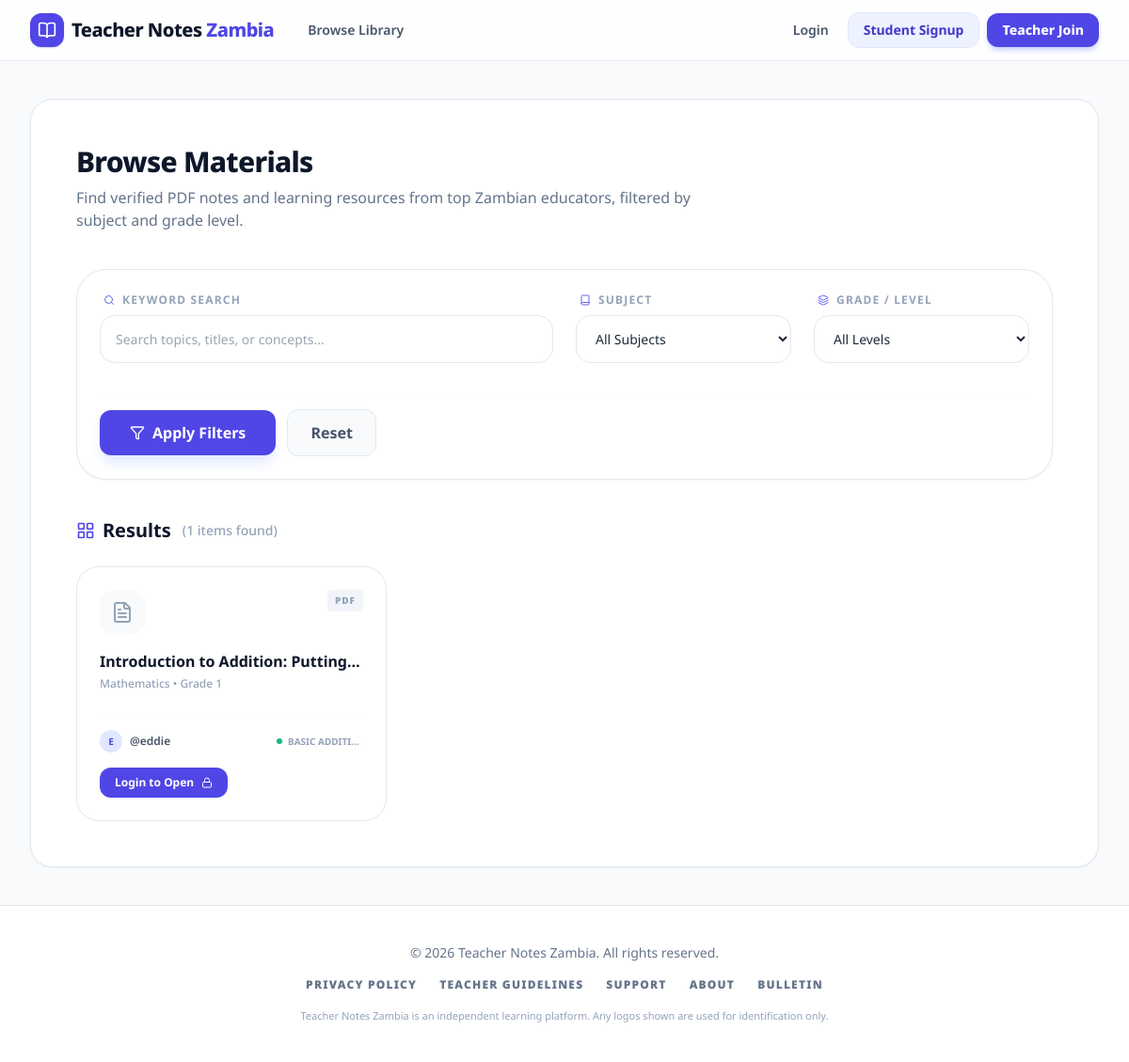
/materials/, run on the app's committed database.
### content/models.py (models this page shows, shortened)
class DocumentPost(models.Model):
    class Status(models.TextChoices):
        PENDING = "PENDING", "Pending"
        APPROVED = "APPROVED", "Approved"
        REJECTED = "REJECTED", "Rejected"
    teacher = models.ForeignKey(
        settings.AUTH_USER_MODEL,
        on_delete=models.CASCADE,
        related_name="document_posts",
    )
    title = models.CharField(max_length=200)
    subject = models.ForeignKey(Subject, on_delete=models.PROTECT)
    grade_level = models.ForeignKey(GradeLevel, on_delete=models.PROTECT)
    topic = models.CharField(max_length=200)
    pdf_file = models.FileField(
        upload_to=pdf_upload_path,
        validators=[validate_pdf_file],
    )
    external_video_url = models.URLField(blank=True, null=True)
    status = models.CharField(
        max_length=20,
        choices=Status.choices,
        default=Status.PENDING,
    )
    rejection_reason = models.TextField(blank=True)
    created_at = models.DateTimeField(auto_now_add=True)
    class Meta:
        ordering = ["-created_at"]

class Subject(models.Model):
    name = models.CharField(max_length=80, unique=True)

class GradeLevel(models.Model):
    name = models.CharField(max_length=80, unique=True)

### accounts/models.py (models this page shows, shortened)
class User(AbstractUser):
    class Role(models.TextChoices):
        TEACHER = "TEACHER", "Teacher"
        STUDENT = "STUDENT", "Student"
    role = models.CharField(max_length=20, choices=Role.choices, default=Role.STUDENT)
    phone = models.CharField(
        max_length=20,
        blank=True,
        null=True,
        validators=[
            RegexValidator(
                regex=r"^\+?\d{9,15}$",
                message="Phone number must be digits and can start with +. Example: +26097xxxxxxx",
            )
        ],
    )
    is_teacher_verified = models.BooleanField(default=False)

### content/views.py (the view)
# urls.py: path("materials/", views.browse, name="browse"),
def browse(request):
    q = (request.GET.get("q") or "").strip()
    subject_id = request.GET.get("subject") or ""
    grade_id = request.GET.get("grade") or ""
    posts = (
        DocumentPost.objects.filter(status=DocumentPost.Status.APPROVED)
        .select_related("teacher", "subject", "grade_level")
    )
    if q:
        posts = posts.filter(title__icontains=q) | posts.filter(topic__icontains=q)
    if subject_id.isdigit():
        posts = posts.filter(subject_id=int(subject_id))
    if grade_id.isdigit():
        posts = posts.filter(grade_level_id=int(grade_id))
    subjects = Subject.objects.all().order_by("name")
    grades = GradeLevel.objects.all().order_by("name")
    return render(
        request,
        "content/browse.html",
        {
            "posts": posts,
            "subjects": subjects,
            "grades": grades,
            "q": q,
            "subject_id": subject_id,
            "grade_id": grade_id,
        },
    )

### content/templates/content/browse.html (shortened to what this page needs)
{% extends "base.html" %}
{% block content %}
<div class="p-8 md:p-12 space-y-10 max-w-7xl mx-auto">
<div class="space-y-2">
<h2 class="text-3xl font-extrabold text-slate-900 tracking-tight">Browse Materials</h2>
<p class="text-slate-500 max-w-2xl">Find verified PDF notes and learning resources from top Zambian educators, filtered by subject and grade level.</p>
</div>
<div class="bg-white border border-slate-200 p-6 rounded-[2rem] shadow-sm shadow-slate-100">
    <form method="get" class="grid grid-cols-1 md:grid-cols-4 gap-6 items-end">
        <div class="space-y-2 md:col-span-2">
            <label class="text-xs font-bold text-slate-400 uppercase tracking-widest ml-1 flex items-center gap-2">
                <i data-lucide="search" class="w-3 h-3 text-indigo-500"></i>
                Keyword Search
            </label>
            <div class="relative">
                <input
                    name="q"
                    value="{{ q }}"
                    placeholder="Search topics, titles, or concepts..."
                    class="pl-4 pr-4 py-3 w-full"
                />
            </div>
        </div>
        <div class="space-y-2">
            <label class="text-xs font-bold text-slate-400 uppercase tracking-widest ml-1 flex items-center gap-2">
                <i data-lucide="book" class="w-3 h-3 text-indigo-500"></i>
                Subject
            </label>
            <select name="subject">
                <option value="">All Subjects</option>
            </select>
        </div>
        <div class="space-y-2">
            <label class="text-xs font-bold text-slate-400 uppercase tracking-widest ml-1 flex items-center gap-2">
                <i data-lucide="layers" class="w-3 h-3 text-indigo-500"></i>
                Grade / Level
            </label>
            <select name="grade">
                <option value="">All Levels</option>
            </select>
        </div>
        <div class="md:col-span-4 flex items-center gap-3 pt-4 border-t border-slate-50 mt-2">
            <button type="submit" class="px-8 py-3 bg-indigo-600 text-white rounded-xl font-bold hover:bg-indigo-700 transition-all shadow-lg shadow-indigo-100 flex items-center gap-2">
                <i data-lucide="filter" class="w-4 h-4"></i>
                Apply Filters
            </button>
            <a href="{% url 'content:browse' %}" class="px-6 py-3 bg-slate-50 text-slate-600 rounded-xl font-bold hover:bg-slate-100 transition-all border border-slate-200">
                Reset
            </a>
        </div>
    </form>
</div>
<div class="space-y-6">
    <div class="flex items-center justify-between">
        <h3 class="text-xl font-bold text-slate-900 flex items-center gap-2">
            <i data-lucide="layout-grid" class="w-5 h-5 text-indigo-600"></i>
            Results
            {% if posts %}<span class="text-sm font-medium text-slate-400 ml-1">({{ posts|length }} items found)</span>{% endif %}
        </h3>
    </div>
    {% if posts %}
        <div class="grid grid-cols-1 md:grid-cols-2 lg:grid-cols-3 gap-6">
            {% for p in posts %}
                <div class="group bg-white border border-slate-200 rounded-3xl p-6 hover:shadow-xl hover:shadow-slate-200/50 hover:border-indigo-100 transition-all">
                    <div class="flex items-start justify-between mb-4">
                        <div class="p-3 bg-slate-50 text-slate-400 group-hover:bg-indigo-50 group-hover:text-indigo-600 rounded-2xl transition-colors">
                            <i data-lucide="file-text" class="w-6 h-6"></i>
                        </div>
                        <span class="text-[10px] font-black uppercase tracking-widest text-slate-400 bg-slate-100 px-2 py-1 rounded">
                            PDF
                        </span>
                    </div>
                    <div class="space-y-1 mb-6">
                        <h4 class="font-bold text-slate-900 line-clamp-1 group-hover:text-indigo-600 transition-colors">{{ p.title }}</h4>
                        <p class="text-xs font-medium text-slate-400">
                            {{ p.subject.name }} • {{ p.grade_level.name }}
                        </p>
                    </div>
                    <div class="pt-4 border-t border-slate-50 space-y-4">
                        <div class="flex items-center justify-between">
                            <div class="flex items-center gap-2">
                                <div class="w-6 h-6 rounded-full bg-indigo-100 flex items-center justify-center text-[10px] font-bold text-indigo-600 uppercase">
                                    {{ p.teacher.username|slice:":1" }}
                                </div>
                                <span class="text-xs font-semibold text-slate-600">@{{ p.teacher.username }}</span>
                            </div>
                            <div class="flex items-center gap-1.5 overflow-hidden">
                                <div class="w-1.5 h-1.5 rounded-full bg-emerald-500 shrink-0"></div>
                                <span class="text-[10px] font-bold text-slate-400 uppercase truncate max-w-[80px]">{{ p.topic }}</span>
                            </div>
                        </div>
                        {% if user.is_authenticated %}
  <a href="{% url 'content:post_detail' p.id %}"
     class="inline-flex items-center gap-2 px-4 py-2 bg-slate-900 text-white rounded-xl text-xs font-bold hover:bg-indigo-600 transition-all whitespace-nowrap">
      Open
      <i data-lucide="external-link" class="w-3 h-3"></i>
  </a>
{% else %}
  <a href="{% url 'accounts:login' %}?next={% url 'content:post_detail' p.id %}"
     class="inline-flex items-center gap-2 px-4 py-2 bg-indigo-600 text-white rounded-xl text-xs font-bold hover:bg-indigo-700 transition-all whitespace-nowrap">
      Login to Open
      <i data-lucide="lock" class="w-3 h-3"></i>
  </a>
{% endif %}
                    </div>
                </div>
            {% endfor %}
        </div>
    {% endif %}
</div>
</div>
{% endblock %}

### templates/base.html (style rules this page uses)
body { font-family: 'Noto Sans', sans-serif; }

### content/templates/content/browse.html (style rules this page uses)
input, select { width: 100% !important; padding: 0.875rem 1rem !important; border-radius: 1rem !important; border: 1px solid #e2e8f0 !important; background: #fff !important; outline: none !important; transition: all 0.2s !important; font-size: 0.875rem !important; color: #1e293b !important; }
::placeholder { color: #94a3b8; }

### data on the page
DocumentPost: title "Introduction to Addition:…", subject.name "Mathematics", grade_level.name "Grade 1", teacher.username "E", teacher.username "eddie", topic "BASIC ADDITI…"

### other printed values
{{ posts|length }} "1"
